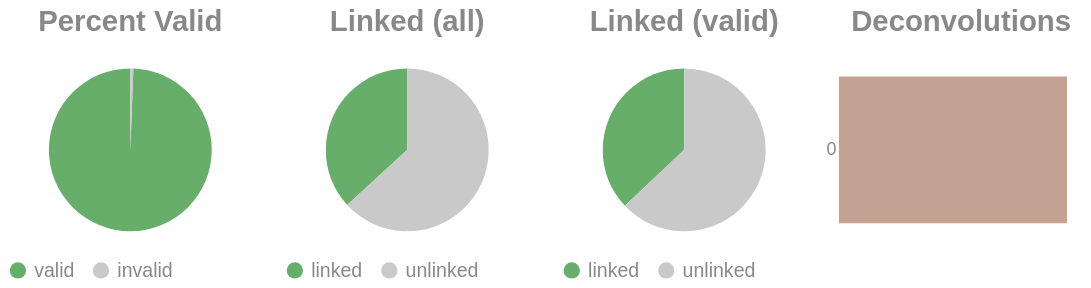

Source (notebook cell):
### Code cell
if SKIPLR:
    pass
else:
    clash = Counter()
    for i in valids['molecule'].to_list():
        _mol = i.split("-")
        if len(_mol) == 1:
            clash.update('0')
        else:
            clash.update(_mol[-1])

    _d = {"deconvolutions": [], 'count': []}
    for k,v in clash.items():
        _d['deconvolutions'].append(k)
        _d['count'].append(v)

    tot_valid = valids['reads'].sum()
    mask = valids['reads'] >= 2
    n_linked_reads = valids.filter(mask)['reads'].sum()
    if n_linked_reads == 0:
        print_html("No linked molecules (>=2 reads) were detected; skipping linked-only distributions.")
        SKIPLR = True
    else:
        perc_valid = round(tot_valid / n_reads, 4)
        linked_perc_abs = round(n_linked_reads / n_reads, 4)
        linked_perc = round(n_linked_reads / tot_valid, 4)

    _valid = pl.DataFrame({"valids": ['valid', 'invalid'], "count": [tot_valid, n_reads - tot_valid]})
    _linked_abs = pl.DataFrame({"linked (absolute)": ['linked', 'unlinked'], "count": [n_linked_reads, n_reads - n_linked_reads]})
    _linked_rel = pl.DataFrame({"linked (valids)": ['linked', 'unlinked'], "count": [n_linked_reads, tot_valid - n_linked_reads]})

    (
        alt.hconcat(
            piechart(_valid, goodval = 'valid', title = "Percent Valid"),
            piechart(_linked_abs, goodval = "linked", title =  "Linked (all)"),
            piechart(_linked_rel, goodval = "linked", title =  "Linked (valid)"),
            convolutionbar(pl.DataFrame(_d), title = "Deconvolutions"),
            center = True,
            bounds = 'flush'
        )
        .resolve_scale(color='independent')
        .resolve_legend('independent')
        .properties(usermeta={'embedOptions': {"actions": False}})
    ).display()

### Figure 1 — Vega-Lite specification as saved in the notebook (floating-point values rounded to 4 significant figures)
{"width": "container", "height": 400, "config": {"title": {"anchor": "start", "dy": -15, "fontSize": 18, "color": "#888888", "subtitleColor": "#888888", "subtitleFontSize": 14}, "arc": {"fill": "#0072B2"}, "axis": {"domainColor": "#888888", "domainWidth": 0.5, "gridWidth": 0.2, "grid": false, "titleFontWeight": 400, "titleFontSize": 15, "labelFontSize": 11, "labelColor": "#888888", "tickColor": "#888888", "tickWidth": 0.2, "titleColor": "#888888"}, "axisBand": {"grid": false}, "axisX": {"grid": true, "tickSize": 10, "domainCap": "round"}, "axisY": {"domain": false, "grid": true, "tickSize": 0, "domainCap": "round"}, "background": "transparent", "header": {"labelFontSize": 15, "labelColor": "#888888", "titleFontSize": 15, "titleFontWeight": 600, "titleColor": "#888888"}, "legend": {"labelFont": "sans-serif", "labelFontSize": 12, "labelColor": "#888888", "symbolSize": 100, "symbolType": "circle", "titleFontSize": 12, "titlePadding": 10, "titleColor": "#888888", "title": null}, "range": {"category": ["#E69F00", "#56B4E9", "#009E73", "#F0E442", "#0072B2", "#D55E00", "#CC79A7", "#000000"], "diverging": ["#cfe8f3", "#a2d4ec", "#73bfe2", "#46abdb", "#1696d2", "#12719e"]}, "area": {"fill": "#0072B2", "fillOpacity": 0.7, "line": true, "strokeOpacity": 0.7}, "line": {"color": "#0072B2", "stroke": "#0072B2", "strokeWidth": 2}, "trail": {"color": "#0072B2", "stroke": "#0072B2", "strokeWidth": 0, "size": 1}, "point": {"filled": true, "fillOpacity": 1.0, "size": 95}, "text": {"color": "#888888", "fontSize": 11, "align": "right", "fontWeight": 400, "size": 11}, "bar": {"fill": "#0072B2", "stroke": null}, "view": {"stroke": null, "continuousWidth": 660, "continuousHeight": 400}}, "hconcat": [{"data": {"name": "data-4dfeb77764083de6104d6f8d84142d79"}, "mark": {"type": "arc"}, "encoding": {"color": {"field": "valids", "legend": {"orient": "bottom", "title": null}, "scale": {"domain": ["valid", "invalid"], "range": ["#68ae6b", "#C9C9C9"]}, "title": "Valids", "type": "nominal"}, "theta": {"field": "count", "type": "quantitative"}, "tooltip": [{"field": "valids", "title": "Valids", "type": "ordinal"}, {"field": "percent", "format": ".2%", "title": "Percent", "type": "quantitative"}, {"field": "count", "title": "Count", "type": "quantitative"}]}, "height": 100, "title": {"text": "Percent Valid", "align": "center", "anchor": "middle"}, "transform": [{"calculate": "datum.count / 9780223", "as": "percent"}], "width": 150}, {"data": {"name": "data-43320e011be4c700727cb48f024bef24"}, "mark": {"type": "arc"}, "encoding": {"color": {"field": "linked (absolute)", "legend": {"orient": "bottom", "title": null}, "scale": {"domain": ["linked", "unlinked"], "range": ["#68ae6b", "#C9C9C9"]}, "title": "Linked (Absolute)", "type": "nominal"}, "theta": {"field": "count", "type": "quantitative"}, "tooltip": [{"field": "linked (absolute)", "title": "Linked (Absolute)", "type": "ordinal"}, {"field": "percent", "format": ".2%", "title": "Percent", "type": "quantitative"}, {"field": "count", "title": "Count", "type": "quantitative"}]}, "height": 100, "title": {"text": "Linked (all)", "align": "center", "anchor": "middle"}, "transform": [{"calculate": "datum.count / 9780223", "as": "percent"}], "width": 150}, {"data": {"name": "data-a3cd2fc4b0c7236ec6eb5d49b6619cea"}, "mark": {"type": "arc"}, "encoding": {"color": {"field": "linked (valids)", "legend": {"orient": "bottom", "title": null}, "scale": {"domain": ["linked", "unlinked"], "range": ["#68ae6b", "#C9C9C9"]}, "title": "Linked (Valids)", "type": "nominal"}, "theta": {"field": "count", "type": "quantitative"}, "tooltip": [{"field": "linked (valids)", "title": "Linked (Valids)", "type": "ordinal"}, {"field": "percent", "format": ".2%", "title": "Percent", "type": "quantitative"}, {"field": "count", "title": "Count", "type": "quantitative"}]}, "height": 100, "title": {"text": "Linked (valid)", "align": "center", "anchor": "middle"}, "transform": [{"calculate": "datum.count / 9721754", "as": "percent"}], "width": 150}, {"data": {"name": "data-b3f68c7d46a20c89204234e4b9dfcd56"}, "mark": {"type": "bar"}, "encoding": {"color": {"field": "deconvolutions", "legend": null, "scale": {"scheme": "lightgreyred"}, "type": "nominal"}, "tooltip": [{"field": "deconvolutions", "title": "Deconvolutions", "type": "ordinal"}, {"field": "percent", "format": ".2%", "title": "Percent", "type": "quantitative"}, {"field": "count", "title": "Count", "type": "quantitative"}], "x": {"axis": null, "field": "count", "type": "quantitative"}, "y": {"field": "deconvolutions", "sort": "ascending", "title": null, "type": "nominal"}}, "height": 100, "title": {"text": "Deconvolutions", "align": "center", "anchor": "middle"}, "transform": [{"calculate": "datum.count / 7466873", "as": "percent"}], "width": 150}], "bounds": "flush", "center": true, "resolve": {"legend": {"angle": "independent"}, "scale": {"color": "independent"}}, "usermeta": {"embedOptions": {"actions": false}}, "$schema": "https://vega.github.io/schema/vega-lite/v6.1.0.json", "datasets": {"data-4dfeb77764083de6104d6f8d84142d79": [{"valids": "valid", "count": 9721754}, {"valids": "invalid", "count": 58469}], "data-43320e011be4c700727cb48f024bef24": [{"linked (absolute)": "linked", "count": 3600126}, {"linked (absolute)": "unlinked", "count": 6180097}], "data-a3cd2fc4b0c7236ec6eb5d49b6619cea": [{"linked (valids)": "linked", "count": 3600126}, {"linked (valids)": "unlinked", "count": 6121628}], "data-b3f68c7d46a20c89204234e4b9dfcd56": [{"deconvolutions": "0", "count": 7466873}]}}
